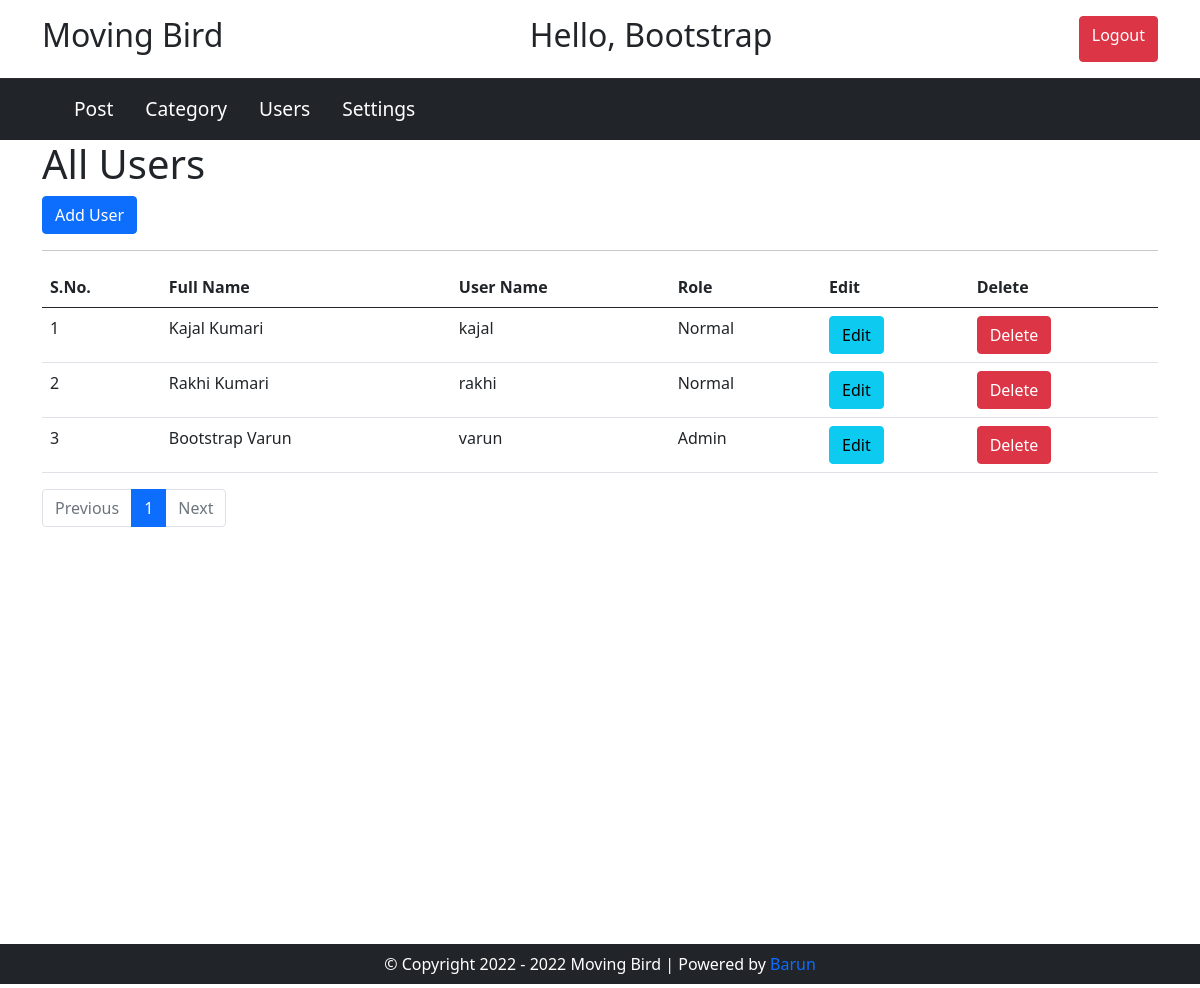
/admin/users.php (signed in), run on the app's committed database.
### tables this page shows
CREATE TABLE `users` (
  `user_id` int(11) NOT NULL,
  `first_name` varchar(45) NOT NULL,
  `last_name` varchar(45) NOT NULL,
  `username` varchar(45) NOT NULL,
  `password` varchar(200) NOT NULL,
  `role` int(1) NOT NULL
);

### admin/users.php (the view, shortened to what this page needs)
<?php
include( 'header.php' );
include( 'config.php' );
$limit = 3;
if(isset($_GET['page'])){
	$page = $_GET['page'];
}else{
	$page = 1;
}
$offset = ($page - 1) * $limit;
$sql = "SELECT * FROM users ORDER BY user_id DESC LIMIT $offset, $limit";
$result = $conn->query( $sql )or die( "Query Failed : " . $conn->error );
?>
<section class="post-section">
  <div class="container">
    <div>
      <h1>All Users</h1>
      <a href="add-user.php" class="btn btn-primary">Add User</a> </div>
    <hr>
    <table class="table">
      <thead>
        <tr>
          <th scope="col">S.No.</th>
          <th scope="col">Full Name</th>
          <th scope="col">User Name</th>
          <th scope="col">Role</th>
          <th scope="col">Edit</th>
          <th scope="col">Delete</th>
        </tr>
      </thead>
      <tbody>
        <?php
		  $serial = $offset + 1;
        if ( $result->num_rows > 0 ) {
          while ( $row = $result->fetch_assoc() ) {
            ?>
        <tr>
          <td><?php echo $serial; ?></td>
          <td><?php echo $row['first_name'] . " " . $row['last_name']; ?></td>
          <td><?php echo $row['username']; ?></td>
          <td><?php
          if ( $row[ 'role' ] == 1 ) {
            echo 'Admin';
          } else {
            echo 'Normal';
          }
          ?></td>
          <td><a href="update-user.php?id=<?php echo $row['user_id']; ?>" class="btn btn-info">Edit</a></td>
          <td><a href="delete-user.php?id=<?php echo $row['user_id']; ?>" class="btn btn-danger">Delete</a></td>
        </tr>
        <?php
			  $serial++;
        }
			?>
      </tbody>
    </table>
	  <?php
			}else{
			echo "<h3>No Record Found.</h3>";
		}
		  $sql1 = "SELECT * FROM users";
		  $result1 = $conn->query($sql1) or die("Query Failed." . $conn->error);
		  if($result1->num_rows > 0) {
			  $total_records = $result1->num_rows;
			  $total_page = ceil($total_records / $limit);
		  }
			?>
    <div class="admin-pagination">
      <nav aria-label="Page navigation">
        <ul class="pagination">
			<?php
			if($page > 1){
				echo "<li class='page-item'><a class='page-link' href='users.php?page=". ($page - 1) ."'>Previous</a></li>";
			}else{
				echo "<li class='page-item disabled'><a class='page-link' href='#' tabindex='-1' aria-disabled='true'>Previous</a></li>";
			}
			for($i=1; $i<=$total_page; $i++) {
				if($i == $page){
					$active = 'active';
				}else{
					$active = '';
				}
				echo "<li class='page-item " . $active . "'><a class='page-link' href='users.php?page=". $i ."'> $i </a></li>";
			}
			if($total_page > $page) {
				echo "<li class='page-item'><a class='page-link' href='users.php?page=". ($page + 1) ."'>Next</a></li>";
			}else{
				echo "<li class='page-item disabled'><a class='page-link' href='#' tabindex='+1' aria-disabled='true'>Next</a></li>";
			}
			?>
        </ul>
      </nav>
    </div>
  </div>
</section>
<?php
include_once( 'footer.php' );
?>

### css/style.css (style rules this page uses)
:root { --primary-color: #d13939; --secondary-color: #2d2d2d; --main-bg-color: #ffe8e8; }
*, *::before, *::after { margin: 0; padding: 0; box-sizing: border-box; }
a { text-decoration: none; }
ul { margin: 0; padding: 0; }
ul li { list-style: none; }
.post-section, .setting-section { height: 100vh; }

### data on the page
users: first_name "Kajal", last_name "Kumari", username "kajal", role "Normal"
users: first_name "Rakhi", last_name "Kumari", username "rakhi", role "Normal"
users: first_name "Bootstrap", last_name "Varun", username "varun", role "Admin"

### other printed values
$_SESSION['first_name'] "Bootstrap"
